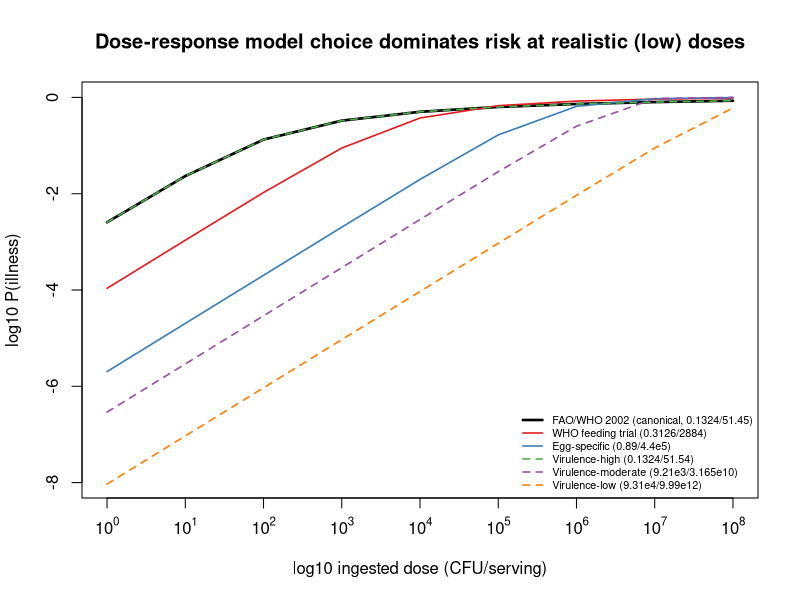

Write R code to recreate this figure.
#!/usr/bin/env Rscript
# -*- coding: utf-8 -*-
# M1 core: decomposition of the transfer between dose-response (invariant mechanism)
#         and exposure pathway (context-specific).
# Question: at a fixed ingested dose D, how much do P_ill values differ across the
#           beta-Poisson parameters chosen by different studies?
#           This difference = "DR-selection error" (pure modeling choice, context-independent, avoidable).
# Model: P = 1 - (1 + D/β)^(-α)

# The single-value DR studies span only 3 generic published curves + Mexico's virulence tiers (3 curves) as reference
dr <- list(
  "FAO/WHO 2002 (canonical, 0.1324/51.45)" = c(0.1324, 51.45),
  "WHO feeding trial (0.3126/2884)"        = c(0.3126, 2884),
  "Egg-specific (0.89/4.4e5)"              = c(0.89,   4.4e5),
  "Virulence-high (0.1324/51.54)"          = c(0.1324, 51.54),
  "Virulence-moderate (9.21e3/3.165e10)"   = c(9.21e3, 3.165e10),
  "Virulence-low (9.31e4/9.99e12)"         = c(9.31e4, 9.99e12)
)

bp <- function(D, a, b) 1 - (1 + D/b)^(-a)

# Key dose points (orders of magnitude of CFU per serving)
doses <- 10^(0:8)

tab <- data.frame(Dose=doses)
for (nm in names(dr)) {
  ab <- dr[[nm]]
  tab[[nm]] <- bp(doses, ab[1], ab[2])
}

cat("=== P_ill across DR models at the same dose ===\n")
print(round(tab, 5), row.names=FALSE)

cat("\n=== Cross-model fold (max/min) at each dose --- i.e. upper bound of DR-selection error ===\n")
folds <- sapply(1:nrow(tab), function(i) {
  p <- as.numeric(tab[i, -1]); p <- p[p>0]; max(p)/min(p)
})
names(folds) <- paste0("10^", 0:8, " CFU")
print(round(folds, 1))

cat("\n=== Fold relative to canonical FAO/WHO (P_model / P_FAO) ===\n")
p_fao <- bp(doses, 0.1324, 51.45)
rel <- sapply(names(dr), function(nm){ ab <- dr[[nm]]; bp(doses, ab[1], ab[2]) / p_fao })
rel <- as.data.frame(rel)
rel$Dose <- doses
print(round(rel[, c(ncol(rel), 1:(ncol(rel)-1))], 3), row.names=FALSE)

# ---- Figure: dose-response curves (log scale) ----
pdf("QMRA_dose_response_curves.pdf", width=7.5, height=5.5)
cols <- c("black","#E41A1C","#377EB8","#4DAF4A","#984EA3","#FF7F00")
lwd  <- c(2.6, rep(1.6, 5))
lty  <- c(1, 1, 1, 2, 2, 2)
plot(log10(doses), log10(p_fao), type="l", col=cols[1], lwd=lwd[1], lty=lty[1],
     xlab="log10 ingested dose (CFU/serving)", ylab="log10 P(illness)",
     main="Dose-response model choice dominates risk at realistic (low) doses",
     ylim=c(-8, 0), xlim=c(0, 8), axes=FALSE)
axis(1, at=0:8, labels=parse(text=sprintf("10^%d", 0:8)))
axis(2)
for (i in 2:length(dr)) {
  ab <- dr[[i]]
  lines(log10(doses), log10(bp(doses, ab[1], ab[2])), col=cols[i], lwd=lwd[i], lty=lty[i])
}
legend("bottomright", legend=names(dr), col=cols, lwd=lwd, lty=lty, cex=0.65, bty="n")
box()
dev.off()
cat("\nPlot saved: QMRA_dose_response_curves.pdf\n")
